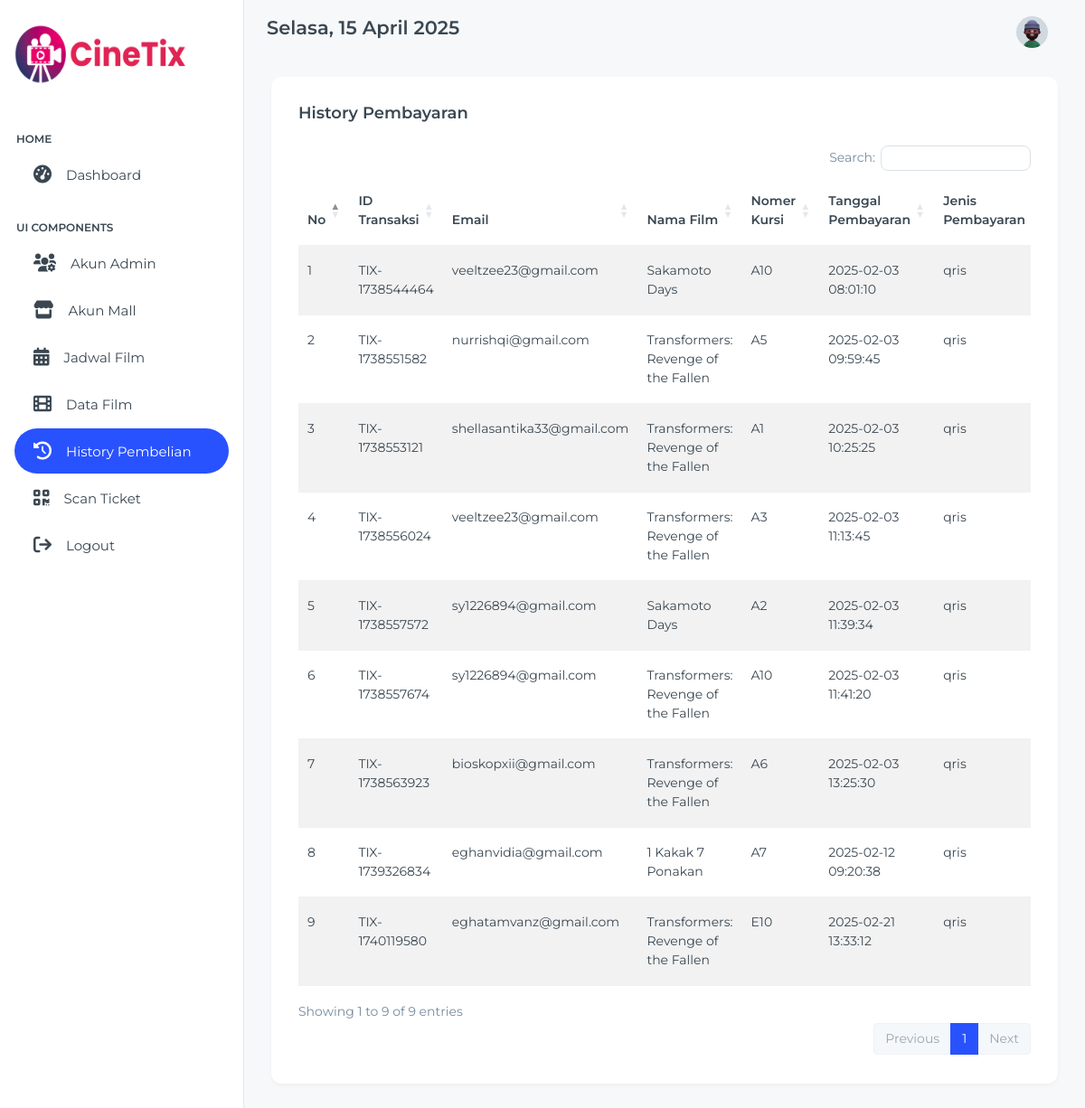
Screenshot of /admin/history.php (signed in) with the database file from the repository.
### tables this page shows
CREATE TABLE `transactions` (
  `id` int NOT NULL,
  `order_id` varchar(50) NOT NULL,
  `status` varchar(20) NOT NULL,
  `payment_type` varchar(20) NOT NULL,
  `amount` int NOT NULL,
  `transaction_time` datetime NOT NULL,
  `username` varchar(250) NOT NULL,
  `seat_number` varchar(250) NOT NULL,
  `nama_film` varchar(231) NOT NULL
);

### admin/history.php (the view, shortened to what this page needs)
<!doctype html>
<html lang="en">
<head>
  <link rel="stylesheet" href="../../node_modules/simplebar/dist/simplebar.min.css">
  <link rel="stylesheet" href="../assets/css/styles.min.css" />
  <link rel="stylesheet" href="https://cdn.jsdelivr.net/npm/sweetalert2@11.4.0/dist/sweetalert2.min.css">
  <link href="https://cdn.datatables.net/buttons/2.3.3/css/buttons.dataTables.min.css" rel="stylesheet">
</head>
<body>
  <div class="page-wrapper" id="main-wrapper" data-layout="vertical" data-navbarbg="skin6" data-sidebartype="full"
    data-sidebar-position="fixed" data-header-position="fixed">
    <aside class="left-sidebar">
      <div>
        <div class="brand-logo d-flex align-items-center justify-content-between">
          <a href="./admin.php" class="text-nowrap logo-img">
          </a>
        </div>
        <?php include 'components/sidebar.php' ?>
      </div>
    </aside>
    <div class="body-wrapper">
      <?php include 'components/header.php' ?>
      <?php
      include '../koneksi.php';
      $sql = "SELECT * FROM transactions ORDER BY id ASC";
      $result = $conn->query($sql);
      ?>
      <div class="container-fluid">
        <div class="card">
          <div class="card-body">
            <h5 class="card-title fw-semibold mb-4">History Pembayaran</h5>
            <div class="table-responsive">
              <table id="filmTable" class="table table-striped">
                <thead>
                  <tr>
                    <th>No</th>
                    <th>ID Transaksi</th>
                    <th>Email</th>
                    <th>Nama Film</th>
                    <th>Nomer Kursi</th>
                    <th>Tanggal Pembayaran</th>
                    <th>Jenis Pembayaran</th>
                  </tr>
                </thead>
                <tbody>
                  <?php
                  $no = 1;
                  if ($result->num_rows > 0) {
                    while ($row = $result->fetch_assoc()) {
                      echo "<tr>
                  <td>{$no}</td>
                  <td>{$row['order_id']}</td>
                  <td>{$row['username']}</td>
                  <td>{$row['nama_film']}</td>
                  <td>{$row['seat_number']}</td>
                  <td>{$row['transaction_time']}</td>
                  <td>{$row['payment_type']}</td>
                  <td>Rp.{$row['amount']}</td>
                  <td>";
                      echo "</td>
              </tr>";
                      $no++;
                    }
                  } else {
                    echo "<tr><td colspan='4' class='text-center'>Tidak ada data</td></tr>";
                  }
                  ?>
                </tbody>
              </table>
            </div>
          </div>
        </div>
      </div>
    </div>
  </div>
  <link href="https://cdn.datatables.net/1.13.6/css/dataTables.bootstrap5.min.css" rel="stylesheet" />
</body>
</html>

### rows the page displays
transactions: order "TIX-1738544464", username "veeltzee23@gmail.com", nama_film "Sakamoto Days", seat_number "A10", transaction_time "2025-02-03 08:01:10", payment_type "qris"
transactions: order "TIX-1738551582", username "nurrishqi@gmail.com", nama_film "Transformers: Revenge of the Fallen", seat_number "A5", transaction_time "2025-02-03 09:59:45", payment_type "qris"
transactions: order "TIX-1738553121", username "shellasantika33@gmail.com", nama_film "Transformers: Revenge of the Fallen", seat_number "A1", transaction_time "2025-02-03 10:25:25", payment_type "qris"
transactions: order "TIX-1738556024", username "veeltzee23@gmail.com", nama_film "Transformers: Revenge of the Fallen", seat_number "A3", transaction_time "2025-02-03 11:13:45", payment_type "qris"
transactions: order "TIX-1738557572", username "sy1226894@gmail.com", nama_film "Sakamoto Days", seat_number "A2", transaction_time "2025-02-03 11:39:34", payment_type "qris"
transactions: order "TIX-1738557674", username "sy1226894@gmail.com", nama_film "Transformers: Revenge of the Fallen", seat_number "A10", transaction_time "2025-02-03 11:41:20", payment_type "qris"
transactions: order "TIX-1738563923", username "bioskopxii@gmail.com", nama_film "Transformers: Revenge of the Fallen", seat_number "A6", transaction_time "2025-02-03 13:25:30", payment_type "qris"
transactions: order "TIX-1739326834", username "eghanvidia@gmail.com", nama_film "1 Kakak 7 Ponakan", seat_number "A7", transaction_time "2025-02-12 09:20:38", payment_type "qris"
transactions: order "TIX-1740119580", username "eghatamvanz@gmail.com", nama_film "Transformers: Revenge of the Fallen", seat_number "E10", transaction_time "2025-02-21 13:33:12", payment_type "qris"
